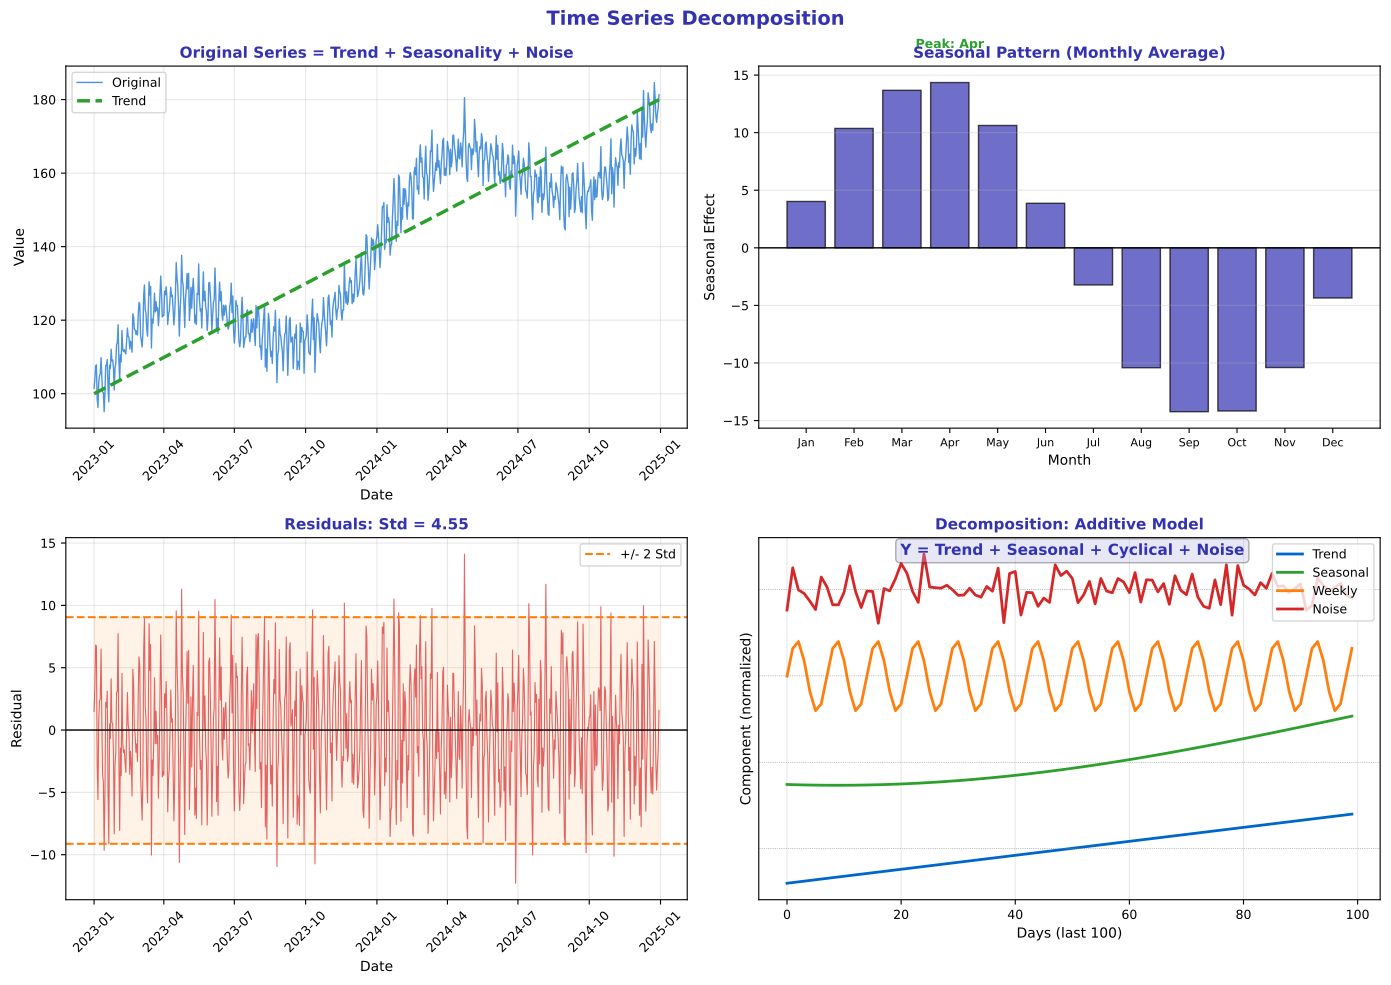

Generate this figure with Python:
"""Time Series Components - Trend, Seasonality, and Residuals"""
import matplotlib.pyplot as plt
import numpy as np
import pandas as pd
from pathlib import Path

# Standard matplotlib configuration
plt.rcParams.update({
    'font.size': 10,
    'axes.labelsize': 10,
    'axes.titlesize': 11,
    'xtick.labelsize': 9,
    'ytick.labelsize': 9,
    'legend.fontsize': 9,
    'figure.figsize': (10, 6),
    'figure.dpi': 150
})

# Course colors
MLPURPLE = '#3333B2'
MLLAVENDER = '#ADADE0'
MLBLUE = '#0066CC'
MLORANGE = '#FF7F0E'
MLGREEN = '#2CA02C'
MLRED = '#D62728'

# Generate synthetic time series with clear components
np.random.seed(42)
n = 365 * 2  # 2 years of daily data
dates = pd.date_range('2023-01-01', periods=n, freq='D')

# Components
trend = np.linspace(100, 180, n)  # Linear trend
seasonal = 15 * np.sin(2 * np.pi * np.arange(n) / 365)  # Annual seasonality
weekly = 5 * np.sin(2 * np.pi * np.arange(n) / 7)  # Weekly pattern
noise = np.random.randn(n) * 3  # Random noise

# Combined series
series = trend + seasonal + weekly + noise

df = pd.DataFrame({'Value': series}, index=dates)

fig, axes = plt.subplots(2, 2, figsize=(14, 10))
fig.suptitle('Time Series Decomposition', fontsize=14, fontweight='bold', color=MLPURPLE)

# Plot 1: Original series with components highlighted
ax1 = axes[0, 0]
ax1.plot(df.index, df['Value'], color=MLBLUE, linewidth=1, alpha=0.7, label='Original')
ax1.plot(df.index, trend, color=MLGREEN, linewidth=2.5, label='Trend', linestyle='--')

ax1.set_xlabel('Date', fontsize=10)
ax1.set_ylabel('Value', fontsize=10)
ax1.set_title('Original Series = Trend + Seasonality + Noise', fontsize=11,
              fontweight='bold', color=MLPURPLE)
ax1.tick_params(axis='x', rotation=45)
ax1.legend(fontsize=9)
ax1.grid(alpha=0.3)

# Plot 2: Seasonal component
ax2 = axes[0, 1]
# Detrend first
detrended = df['Value'] - trend

# Monthly average to show seasonality
monthly = df.copy()
monthly['Month'] = monthly.index.month
monthly['Detrended'] = detrended
monthly_avg = monthly.groupby('Month')['Detrended'].mean()

ax2.bar(monthly_avg.index, monthly_avg, color=MLPURPLE, alpha=0.7, edgecolor='black')
ax2.axhline(0, color='black', linewidth=1)

month_labels = ['Jan', 'Feb', 'Mar', 'Apr', 'May', 'Jun',
                'Jul', 'Aug', 'Sep', 'Oct', 'Nov', 'Dec']
ax2.set_xticks(range(1, 13))
ax2.set_xticklabels(month_labels, fontsize=8)
ax2.set_xlabel('Month', fontsize=10)
ax2.set_ylabel('Seasonal Effect', fontsize=10)
ax2.set_title('Seasonal Pattern (Monthly Average)', fontsize=11,
              fontweight='bold', color=MLPURPLE)
ax2.grid(axis='y', alpha=0.3)

# Annotate peaks
max_month = monthly_avg.idxmax()
min_month = monthly_avg.idxmin()
ax2.annotate(f'Peak: {month_labels[max_month-1]}',
             xy=(max_month, monthly_avg[max_month]),
             xytext=(max_month, monthly_avg[max_month] + 3),
             ha='center', fontsize=9, color=MLGREEN, fontweight='bold')

# Plot 3: Residuals analysis
ax3 = axes[1, 0]
# Simple decomposition: remove trend and seasonal
residuals = detrended - seasonal

ax3.plot(df.index, residuals, color=MLRED, linewidth=0.8, alpha=0.7)
ax3.axhline(0, color='black', linewidth=1)
ax3.axhline(residuals.mean() + 2*residuals.std(), color=MLORANGE, linestyle='--',
            linewidth=1.5, label='+/- 2 Std')
ax3.axhline(residuals.mean() - 2*residuals.std(), color=MLORANGE, linestyle='--',
            linewidth=1.5)

ax3.fill_between(df.index, residuals.mean() - 2*residuals.std(),
                 residuals.mean() + 2*residuals.std(),
                 color=MLORANGE, alpha=0.1)

ax3.set_xlabel('Date', fontsize=10)
ax3.set_ylabel('Residual', fontsize=10)
ax3.set_title(f'Residuals: Std = {residuals.std():.2f}', fontsize=11,
              fontweight='bold', color=MLPURPLE)
ax3.tick_params(axis='x', rotation=45)
ax3.legend(fontsize=9)
ax3.grid(alpha=0.3)

# Plot 4: Component summary (stacked view)
ax4 = axes[1, 1]

# Show decomposition conceptually
components = {
    'Trend': trend[-100:],
    'Seasonal': seasonal[-100:],
    'Weekly': weekly[-100:],
    'Noise': noise[-100:]
}

y_offset = 0
colors = [MLBLUE, MLGREEN, MLORANGE, MLRED]
for (name, data), color in zip(components.items(), colors):
    # Normalize for display
    normalized = (data - data.mean()) / (data.max() - data.min()) * 20
    ax4.plot(range(100), normalized + y_offset, color=color, linewidth=2, label=name)
    ax4.axhline(y_offset, color='gray', linewidth=0.5, linestyle=':')
    y_offset += 25

ax4.set_xlabel('Days (last 100)', fontsize=10)
ax4.set_ylabel('Component (normalized)', fontsize=10)
ax4.set_title('Decomposition: Additive Model', fontsize=11,
              fontweight='bold', color=MLPURPLE)
ax4.legend(fontsize=9, loc='upper right')
ax4.set_yticks([])
ax4.grid(alpha=0.3)

# Add formula
ax4.text(50, 85, 'Y = Trend + Seasonal + Cyclical + Noise',
         ha='center', fontsize=11, fontweight='bold', color=MLPURPLE,
         bbox=dict(boxstyle='round', facecolor=MLLAVENDER, alpha=0.3))

plt.tight_layout()
plt.savefig(Path(__file__).parent / 'chart.pdf', dpi=300, bbox_inches='tight')
plt.close()
